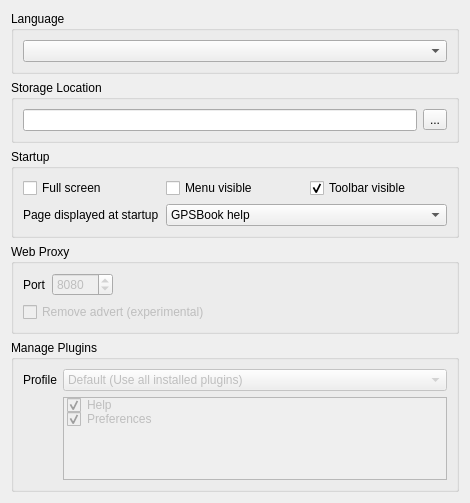
                    <widget class="QWidget" name="scrollAreaWidgetContents_2">
                     <property name="geometry">
                      <rect>
                       <x>0</x>
                       <y>0</y>
                       <width>470</width>
                       <height>503</height>
                      </rect>
                     </property>
                     <layout class="QVBoxLayout" name="verticalLayout_6">
                      <item>
                       <widget class="QGroupBox" name="groupBoxSelectLang">
                        <property name="title">
                         <string>Language</string>
                        </property>
                        <layout class="QVBoxLayout" name="verticalLayout_7">
                         <item>
                          <widget class="QComboBox" name="comboBoxLanguageSelection"/>
                         </item>
                        </layout>
                       </widget>
                      </item>
                      <item>
                       <widget class="QGroupBox" name="groupBox_4">
                        <property name="title">
                         <string>Storage Location</string>
                        </property>
                        <layout class="QHBoxLayout" name="horizontalLayout_2">
                         <item>
                          <widget class="QLineEdit" name="lineEditStorageLocation"/>
                         </item>
                         <item>
                          <widget class="QToolButton" name="toolButton_2">
                           <property name="text">
                            <string>...</string>
                           </property>
                          </widget>
                         </item>
                        </layout>
                       </widget>
                      </item>
                      <item>
                       <widget class="QGroupBox" name="groupBoxStartup_2">
                        <property name="title">
                         <string>Startup</string>
                        </property>
                        <layout class="QGridLayout" name="gridLayout_13">
                         <item row="1" column="2">
                          <widget class="QCheckBox" name="checkBoxToolbarVisibility">
                           <property name="text">
                            <string>Toolbar visible</string>
                           </property>
                           <property name="checkable">
                            <bool>true</bool>
                           </property>
                           <property name="checked">
                            <bool>true</bool>
                           </property>
                          </widget>
                         </item>
                         <item row="1" column="1">
                          <widget class="QCheckBox" name="checkBoxMenuVisibility">
                           <property name="text">
                            <string>Menu visible</string>
                           </property>
                          </widget>
                         </item>
                         <item row="1" column="0">
                          <widget class="QCheckBox" name="checkBoxStartFullScreen">
                           <property name="text">
                            <string>Full screen</string>
                           </property>
                          </widget>
                         </item>
                         <item row="2" column="0">
                          <widget class="QLabel" name="label_4">
                           <property name="text">
                            <string>Page displayed at startup</string>
                           </property>
                          </widget>
                         </item>
                         <item row="2" column="1" colspan="2">
                          <widget class="QComboBox" name="comboBoxPreferedPlugin">
                           <item>
                            <property name="text">
                             <string>GPSBook help</string>
                            </property>
                           </item>
                           <item>
                            <property name="text">
                             <string>GPSBook preferences</string>
                            </property>
                           </item>
                           <item>
                            <property name="text">
                             <string>GPSBook filters</string>
                            </property>
                           </item>
                          </widget>
                         </item>
                        </layout>
                       </widget>
                      </item>
                      <item>
                       <widget class="QGroupBox" name="groupBox_5">
                        <property name="title">
                         <string>Web Proxy</string>
                        </property>
                        <layout class="QGridLayout" name="gridLayout_14">
                         <item row="0" column="0">
                          <widget class="QLabel" name="label_5">
                           <property name="text">
                            <string>Port</string>
                           </property>
                          </widget>
                         </item>
                         <item row="0" column="1">
                          <widget class="QSpinBox" name="spinBox_2">
                           <property name="enabled">
                            <bool>false</bool>
                           </property>
                           <property name="maximum">
                            <number>65534</number>
                           </property>
                           <property name="value">
                            <number>8080</number>
                           </property>
                          </widget>
                         </item>
                         <item row="0" column="2">
                          <spacer name="horizontalSpacer_4">
                           <property name="orientation">
                            <enum>Qt::Horizontal</enum>
                           </property>
                           <property name="sizeHint" stdset="0">
                            <size>
                             <width>40</width>
                             <height>20</height>
                            </size>
                           </property>
                          </spacer>
                         </item>
                         <item row="1" column="0" colspan="3">
                          <widget class="QCheckBox" name="checkBox_8">
                           <property name="enabled">
                            <bool>false</bool>
                           </property>
                           <property name="text">
                            <string>Remove advert (experimental)</string>
                           </property>
                          </widget>
                         </item>
                        </layout>
                       </widget>
                      </item>
                      <item>
                       <widget class="QGroupBox" name="groupBox_6">
                        <property name="title">
                         <string>Manage Plugins</string>
                        </property>
                        <layout class="QFormLayout" name="formLayout_2">
                         <item row="0" column="0">
                          <widget class="QLabel" name="label_6">
                           <property name="text">
                            <string>Profile</string>
                           </property>
                          </widget>
                         </item>
                         <item row="0" column="1">
                          <widget class="QComboBox" name="comboBox_5">
                           <property name="enabled">
                            <bool>false</bool>
                           </property>
                           <item>
                            <property name="text">
                             <string>Default (Use all installed plugins)</string>
                            </property>
                           </item>
                          </widget>
                         </item>
                         <item row="1" column="1">
                          <widget class="QListWidget" name="listWidgetProfilePlugins">
                           <property name="enabled">
                            <bool>false</bool>
                           </property>
                           <property name="editTriggers">
                            <set>QAbstractItemView::NoEditTriggers</set>
                           </property>
                           <property name="selectionMode">
                            <enum>QAbstractItemView::NoSelection</enum>
                           </property>
                           <property name="iconSize">
                            <size>
                             <width>16</width>
                             <height>16</height>
                            </size>
                           </property>
                           <property name="flow">
                            <enum>QListView::TopToBottom</enum>
                           </property>
                           <property name="isWrapping" stdset="0">
                            <bool>true</bool>
                           </property>
                           <item>
                            <property name="text">
                             <string>Help</string>
                            </property>
                            <property name="checkState">
                             <enum>Checked</enum>
                            </property>
                            <property name="icon">
                             <iconset>
                              <normaloff>:/icons/resources/help-contents.png</normaloff>:/icons/resources/help-contents.png</iconset>
                            </property>
                           </item>
                           <item>
                            <property name="text">
                             <string>Preferences</string>
                            </property>
                            <property name="checkState">
                             <enum>Checked</enum>
                            </property>
                            <property name="icon">
                             <iconset>
                              <normaloff>:/icons/resources/document-properties.png</normaloff>:/icons/resources/document-properties.png</iconset>
                            </property>
                            <property name="flags">
                             <set>ItemIsEnabled</set>
                            </property>
                           </item>
                          </widget>
                         </item>
                        </layout>
                       </widget>
                      </item>
                      <item>
                       <spacer name="verticalSpacer_2">
                        <property name="orientation">
                         <enum>Qt::Vertical</enum>
                        </property>
                        <property name="sizeHint" stdset="0">
                         <size>
                          <width>20</width>
                          <height>28</height>
                         </size>
                        </property>
                       </spacer>
                      </item>
                     </layout>
                    </widget>
